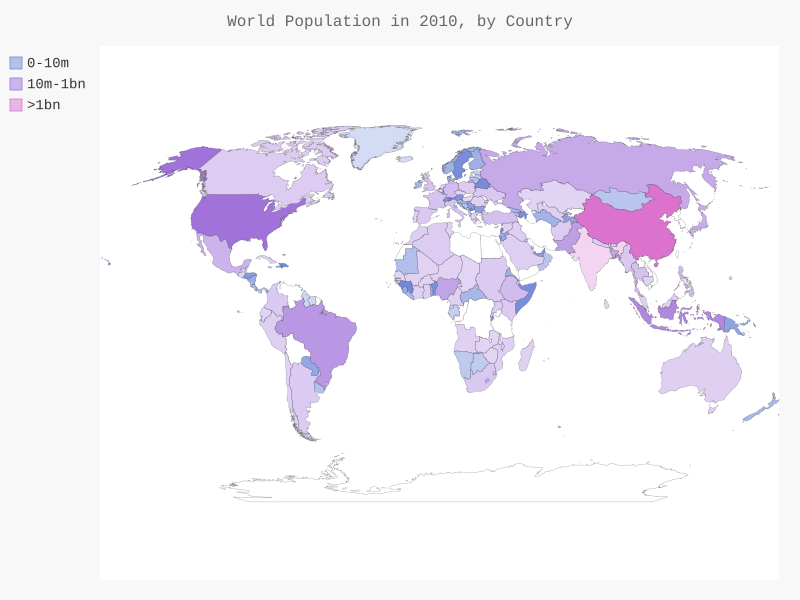

Here is the Python script that generated this plot:
#!/usr/bin/env python
# -*- coding: UTF-8 -*-
# coding=utf-8 

"""
@author: Li Tian
@contact: 694317828@qq.com
@software: pycharm
@file: world_population.py
@time: 2018/9/7 16:19
@desc: 制作世界人口地图
"""

import json
from country_code import get_country_code
import pygal
from pygal.style import RotateStyle
from pygal.style import LightColorizedStyle

# 将数据加载到一个列表中
filename = 'population_data.json'
with open(filename) as f:
    pop_data = json.load(f)

# 创建爱你一个包含人口数量的字典
cc_populations = {}
# 打印每个国家2010年的人口数量
for pop_dict in pop_data:
    # print(pop_dict)
    if pop_dict['Year'] == '2010':
        country_name = pop_dict['Country Name']
        population = int(float(pop_dict['Value']))
        code = get_country_code(country_name)
        # print(country_name + ": " + str(population))
        if code:
            # print(code + ": " + str(population))
            cc_populations[code] = population
        # else:
        #     print('ERROR - ' + country_name)

# 根据人口数量将所有的国家分成三组
cc_pops_1, cc_pops_2, cc_pops_3 = {}, {}, {}
for cc, pop in cc_populations.items():
    if pop < 10000000:
        cc_pops_1[cc] = pop
    elif pop < 1000000000:
        cc_pops_2[cc] = pop
    else:
        cc_pops_3[cc] = pop

# 看看每组分别包含多少个国家
print(len(cc_pops_1), len(cc_pops_2), len(cc_pops_3))

wm_style = RotateStyle('#7289da', base_style=LightColorizedStyle)
wm = pygal.maps.world.World(style=wm_style)
wm.title = 'World Population in 2010, by Country'
wm.add('0-10m', cc_pops_1)
wm.add('10m-1bn', cc_pops_2)
wm.add('>1bn', cc_pops_3)

wm.render_to_file('world_population.svg')
